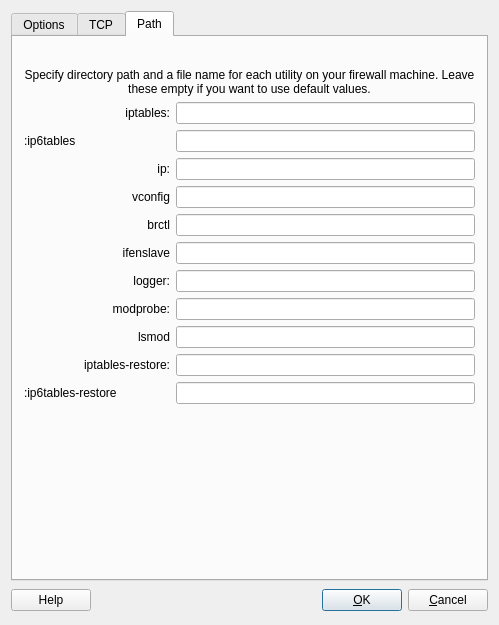
<?xml version="1.0" encoding="UTF-8"?>
<ui version="4.0">
 <class>ipcoposAdvancedDialog_q</class>
 <widget class="QDialog" name="ipcoposAdvancedDialog_q">
  <property name="windowModality">
   <enum>Qt::WindowModality::WindowModal</enum>
  </property>
  <property name="geometry">
   <rect>
    <x>0</x>
    <y>0</y>
    <width>499</width>
    <height>625</height>
   </rect>
  </property>
  <property name="windowTitle">
   <string>IPCOP: advanced settings</string>
  </property>
  <layout class="QGridLayout">
   <item row="0" column="0">
    <widget class="QTabWidget" name="tabWidget">
     <property name="tabShape">
      <enum>QTabWidget::TabShape::Rounded</enum>
     </property>
     <property name="currentIndex">
      <number>2</number>
     </property>
     <widget class="QWidget" name="tab0">
      <attribute name="title">
       <string>Options</string>
      </attribute>
      <layout class="QGridLayout">
       <item row="0" column="0" colspan="2">
        <spacer>
         <property name="orientation">
          <enum>Qt::Orientation::Vertical</enum>
         </property>
         <property name="sizeType">
          <enum>QSizePolicy::Policy::Fixed</enum>
         </property>
         <property name="sizeHint" stdset="0">
          <size>
           <width>20</width>
           <height>20</height>
          </size>
         </property>
        </spacer>
       </item>
       <item row="1" column="0" colspan="2">
        <widget class="QLabel" name="label368">
         <property name="text">
          <string>IPv4 Packet forwarding</string>
         </property>
         <property name="alignment">
          <set>Qt::AlignmentFlag::AlignRight|Qt::AlignmentFlag::AlignTrailing|Qt::AlignmentFlag::AlignVCenter</set>
         </property>
         <property name="wordWrap">
          <bool>false</bool>
         </property>
        </widget>
       </item>
       <item row="1" column="2">
        <widget class="QComboBox" name="linux24_ip_forward">
         <item>
          <property name="text">
           <string>No change</string>
          </property>
         </item>
         <item>
          <property name="text">
           <string>On</string>
          </property>
         </item>
         <item>
          <property name="text">
           <string>Off</string>
          </property>
         </item>
        </widget>
       </item>
       <item row="1" column="3" rowspan="7">
        <spacer>
         <property name="orientation">
          <enum>Qt::Orientation::Horizontal</enum>
         </property>
         <property name="sizeType">
          <enum>QSizePolicy::Policy::Expanding</enum>
         </property>
         <property name="sizeHint" stdset="0">
          <size>
           <width>40</width>
           <height>150</height>
          </size>
         </property>
        </spacer>
       </item>
       <item row="2" column="0" colspan="2">
        <widget class="QLabel" name="label368_2">
         <property name="text">
          <string>IPv6 Packet forwarding</string>
         </property>
         <property name="alignment">
          <set>Qt::AlignmentFlag::AlignRight|Qt::AlignmentFlag::AlignTrailing|Qt::AlignmentFlag::AlignVCenter</set>
         </property>
         <property name="wordWrap">
          <bool>false</bool>
         </property>
        </widget>
       </item>
       <item row="2" column="2">
        <widget class="QComboBox" name="linux24_ipv6_forward">
         <item>
          <property name="text">
           <string>No change</string>
          </property>
         </item>
         <item>
          <property name="text">
           <string>On</string>
          </property>
         </item>
         <item>
          <property name="text">
           <string>Off</string>
          </property>
         </item>
        </widget>
       </item>
       <item row="3" column="0" colspan="2">
        <widget class="QLabel" name="label369">
         <property name="text">
          <string>Kernel anti-spoofing protection</string>
         </property>
         <property name="alignment">
          <set>Qt::AlignmentFlag::AlignRight|Qt::AlignmentFlag::AlignTrailing|Qt::AlignmentFlag::AlignVCenter</set>
         </property>
         <property name="wordWrap">
          <bool>false</bool>
         </property>
        </widget>
       </item>
       <item row="3" column="2">
        <widget class="QComboBox" name="linux24_rp_filter">
         <item>
          <property name="text">
           <string>No change</string>
          </property>
         </item>
         <item>
          <property name="text">
           <string>On</string>
          </property>
         </item>
         <item>
          <property name="text">
           <string>Off</string>
          </property>
         </item>
        </widget>
       </item>
       <item row="4" column="0" colspan="2">
        <widget class="QLabel" name="label370">
         <property name="text">
          <string>Ignore broadcast pings</string>
         </property>
         <property name="alignment">
          <set>Qt::AlignmentFlag::AlignRight|Qt::AlignmentFlag::AlignTrailing|Qt::AlignmentFlag::AlignVCenter</set>
         </property>
         <property name="wordWrap">
          <bool>false</bool>
         </property>
        </widget>
       </item>
       <item row="4" column="2">
        <widget class="QComboBox" name="linux24_icmp_echo_ignore_broadcasts">
         <item>
          <property name="text">
           <string>No change</string>
          </property>
         </item>
         <item>
          <property name="text">
           <string>On</string>
          </property>
         </item>
         <item>
          <property name="text">
           <string>Off</string>
          </property>
         </item>
        </widget>
       </item>
       <item row="5" column="0" colspan="2">
        <widget class="QLabel" name="label386">
         <property name="text">
          <string>Ignore all pings</string>
         </property>
         <property name="alignment">
          <set>Qt::AlignmentFlag::AlignRight|Qt::AlignmentFlag::AlignTrailing|Qt::AlignmentFlag::AlignVCenter</set>
         </property>
         <property name="wordWrap">
          <bool>false</bool>
         </property>
        </widget>
       </item>
       <item row="5" column="2">
        <widget class="QComboBox" name="linux24_icmp_echo_ignore_all">
         <item>
          <property name="text">
           <string>No change</string>
          </property>
         </item>
         <item>
          <property name="text">
           <string>On</string>
          </property>
         </item>
         <item>
          <property name="text">
           <string>Off</string>
          </property>
         </item>
        </widget>
       </item>
       <item row="6" column="0" colspan="2">
        <widget class="QLabel" name="label371">
         <property name="text">
          <string>Accept source route</string>
         </property>
         <property name="alignment">
          <set>Qt::AlignmentFlag::AlignRight|Qt::AlignmentFlag::AlignTrailing|Qt::AlignmentFlag::AlignVCenter</set>
         </property>
         <property name="wordWrap">
          <bool>false</bool>
         </property>
        </widget>
       </item>
       <item row="6" column="2">
        <widget class="QComboBox" name="linux24_accept_source_route">
         <item>
          <property name="text">
           <string>No change</string>
          </property>
         </item>
         <item>
          <property name="text">
           <string>On</string>
          </property>
         </item>
         <item>
          <property name="text">
           <string>Off</string>
          </property>
         </item>
        </widget>
       </item>
       <item row="7" column="0" colspan="2">
        <widget class="QLabel" name="label373">
         <property name="text">
          <string>Accept ICMP redirects</string>
         </property>
         <property name="alignment">
          <set>Qt::AlignmentFlag::AlignRight|Qt::AlignmentFlag::AlignTrailing|Qt::AlignmentFlag::AlignVCenter</set>
         </property>
         <property name="wordWrap">
          <bool>false</bool>
         </property>
        </widget>
       </item>
       <item row="7" column="2">
        <widget class="QComboBox" name="linux24_accept_redirects">
         <item>
          <property name="text">
           <string>No change</string>
          </property>
         </item>
         <item>
          <property name="text">
           <string>On</string>
          </property>
         </item>
         <item>
          <property name="text">
           <string>Off</string>
          </property>
         </item>
        </widget>
       </item>
       <item row="8" column="0" colspan="2">
        <widget class="QLabel" name="label374">
         <property name="text">
          <string>Ignore bogus ICMP errors</string>
         </property>
         <property name="alignment">
          <set>Qt::AlignmentFlag::AlignRight|Qt::AlignmentFlag::AlignTrailing|Qt::AlignmentFlag::AlignVCenter</set>
         </property>
         <property name="wordWrap">
          <bool>false</bool>
         </property>
        </widget>
       </item>
       <item row="8" column="2">
        <widget class="QComboBox" name="linux24_icmp_ignore_bogus_error_responses">
         <item>
          <property name="text">
           <string>No change</string>
          </property>
         </item>
         <item>
          <property name="text">
           <string>On</string>
          </property>
         </item>
         <item>
          <property name="text">
           <string>Off</string>
          </property>
         </item>
        </widget>
       </item>
       <item row="9" column="0" colspan="2">
        <widget class="QLabel" name="label375">
         <property name="text">
          <string>Allow dynamic addresses</string>
         </property>
         <property name="alignment">
          <set>Qt::AlignmentFlag::AlignRight|Qt::AlignmentFlag::AlignTrailing|Qt::AlignmentFlag::AlignVCenter</set>
         </property>
         <property name="wordWrap">
          <bool>false</bool>
         </property>
        </widget>
       </item>
       <item row="9" column="2">
        <widget class="QComboBox" name="linux24_ip_dynaddr">
         <item>
          <property name="text">
           <string>No change</string>
          </property>
         </item>
         <item>
          <property name="text">
           <string>On</string>
          </property>
         </item>
         <item>
          <property name="text">
           <string>Off</string>
          </property>
         </item>
        </widget>
       </item>
       <item row="10" column="0">
        <spacer>
         <property name="orientation">
          <enum>Qt::Orientation::Horizontal</enum>
         </property>
         <property name="sizeType">
          <enum>QSizePolicy::Policy::Fixed</enum>
         </property>
         <property name="sizeHint" stdset="0">
          <size>
           <width>141</width>
           <height>21</height>
          </size>
         </property>
        </spacer>
       </item>
       <item row="10" column="1">
        <widget class="QLabel" name="label380">
         <property name="text">
          <string>Log martians</string>
         </property>
         <property name="alignment">
          <set>Qt::AlignmentFlag::AlignRight|Qt::AlignmentFlag::AlignTrailing|Qt::AlignmentFlag::AlignVCenter</set>
         </property>
         <property name="wordWrap">
          <bool>false</bool>
         </property>
        </widget>
       </item>
       <item row="10" column="2">
        <widget class="QComboBox" name="linux24_log_martians">
         <property name="whatsThis">
          <string comment="whats this comment">whats this text</string>
         </property>
         <item>
          <property name="text">
           <string>No change</string>
          </property>
         </item>
         <item>
          <property name="text">
           <string>On</string>
          </property>
         </item>
         <item>
          <property name="text">
           <string>Off</string>
          </property>
         </item>
        </widget>
       </item>
       <item row="11" column="2">
        <spacer>
         <property name="orientation">
          <enum>Qt::Orientation::Vertical</enum>
         </property>
         <property name="sizeType">
          <enum>QSizePolicy::Policy::Expanding</enum>
         </property>
         <property name="sizeHint" stdset="0">
          <size>
           <width>93</width>
           <height>21</height>
          </size>
         </property>
        </spacer>
       </item>
      </layout>
     </widget>
     <widget class="QWidget" name="tab1">
      <attribute name="title">
       <string>TCP</string>
      </attribute>
      <layout class="QGridLayout">
       <property name="margin" stdset="0">
        <number>6</number>
       </property>
       <item row="1" column="0" colspan="4">
        <widget class="QLabel" name="network_tab_txt2">
         <property name="text">
          <string>These parameters make sense for connections to or from the firewall host</string>
         </property>
         <property name="alignment">
          <set>Qt::AlignmentFlag::AlignCenter</set>
         </property>
         <property name="wordWrap">
          <bool>true</bool>
         </property>
        </widget>
       </item>
       <item row="0" column="1">
        <spacer>
         <property name="orientation">
          <enum>Qt::Orientation::Vertical</enum>
         </property>
         <property name="sizeType">
          <enum>QSizePolicy::Policy::Fixed</enum>
         </property>
         <property name="sizeHint" stdset="0">
          <size>
           <width>20</width>
           <height>20</height>
          </size>
         </property>
        </spacer>
       </item>
       <item row="10" column="2">
        <spacer>
         <property name="orientation">
          <enum>Qt::Orientation::Vertical</enum>
         </property>
         <property name="sizeType">
          <enum>QSizePolicy::Policy::Expanding</enum>
         </property>
         <property name="sizeHint" stdset="0">
          <size>
           <width>20</width>
           <height>30</height>
          </size>
         </property>
        </spacer>
       </item>
       <item row="2" column="3" rowspan="3">
        <spacer>
         <property name="orientation">
          <enum>Qt::Orientation::Horizontal</enum>
         </property>
         <property name="sizeType">
          <enum>QSizePolicy::Policy::Expanding</enum>
         </property>
         <property name="sizeHint" stdset="0">
          <size>
           <width>100</width>
           <height>50</height>
          </size>
         </property>
        </spacer>
       </item>
       <item row="10" column="0">
        <spacer>
         <property name="orientation">
          <enum>Qt::Orientation::Horizontal</enum>
         </property>
         <property name="sizeType">
          <enum>QSizePolicy::Policy::Fixed</enum>
         </property>
         <property name="sizeHint" stdset="0">
          <size>
           <width>150</width>
           <height>20</height>
          </size>
         </property>
        </spacer>
       </item>
       <item row="2" column="1" colspan="2">
        <widget class="QSpinBox" name="linux24_tcp_fin_timeout">
         <property name="minimum">
          <number>0</number>
         </property>
         <property name="maximum">
          <number>1000</number>
         </property>
         <property name="value">
          <number>30</number>
         </property>
        </widget>
       </item>
       <item row="3" column="1" colspan="2">
        <widget class="QSpinBox" name="linux24_tcp_keepalive_interval">
         <property name="minimum">
          <number>0</number>
         </property>
         <property name="maximum">
          <number>10000</number>
         </property>
         <property name="value">
          <number>1800</number>
         </property>
        </widget>
       </item>
       <item row="4" column="1" colspan="2">
        <widget class="QComboBox" name="linux24_tcp_window_scaling">
         <item>
          <property name="text">
           <string>No change</string>
          </property>
         </item>
         <item>
          <property name="text">
           <string>On</string>
          </property>
         </item>
         <item>
          <property name="text">
           <string>Off</string>
          </property>
         </item>
        </widget>
       </item>
       <item row="5" column="1" colspan="2">
        <widget class="QComboBox" name="linux24_tcp_sack">
         <item>
          <property name="text">
           <string>No change</string>
          </property>
         </item>
         <item>
          <property name="text">
           <string>On</string>
          </property>
         </item>
         <item>
          <property name="text">
           <string>Off</string>
          </property>
         </item>
        </widget>
       </item>
       <item row="6" column="1" colspan="2">
        <widget class="QComboBox" name="linux24_tcp_fack">
         <item>
          <property name="text">
           <string>No change</string>
          </property>
         </item>
         <item>
          <property name="text">
           <string>On</string>
          </property>
         </item>
         <item>
          <property name="text">
           <string>Off</string>
          </property>
         </item>
        </widget>
       </item>
       <item row="7" column="1" colspan="2">
        <widget class="QComboBox" name="linux24_tcp_ecn">
         <item>
          <property name="text">
           <string>No change</string>
          </property>
         </item>
         <item>
          <property name="text">
           <string>On</string>
          </property>
         </item>
         <item>
          <property name="text">
           <string>Off</string>
          </property>
         </item>
        </widget>
       </item>
       <item row="8" column="1" colspan="2">
        <widget class="QComboBox" name="linux24_tcp_syncookies">
         <item>
          <property name="text">
           <string>No change</string>
          </property>
         </item>
         <item>
          <property name="text">
           <string>On</string>
          </property>
         </item>
         <item>
          <property name="text">
           <string>Off</string>
          </property>
         </item>
        </widget>
       </item>
       <item row="9" column="1" colspan="2">
        <widget class="QComboBox" name="linux24_tcp_timestamps">
         <item>
          <property name="text">
           <string>No change</string>
          </property>
         </item>
         <item>
          <property name="text">
           <string>On</string>
          </property>
         </item>
         <item>
          <property name="text">
           <string>Off</string>
          </property>
         </item>
        </widget>
       </item>
       <item row="5" column="0">
        <widget class="QLabel" name="label379">
         <property name="text">
          <string>TCP sack</string>
         </property>
         <property name="alignment">
          <set>Qt::AlignmentFlag::AlignRight|Qt::AlignmentFlag::AlignTrailing|Qt::AlignmentFlag::AlignVCenter</set>
         </property>
         <property name="wordWrap">
          <bool>false</bool>
         </property>
        </widget>
       </item>
       <item row="4" column="0">
        <widget class="QLabel" name="label378">
         <property name="text">
          <string>TCP window scaling</string>
         </property>
         <property name="alignment">
          <set>Qt::AlignmentFlag::AlignRight|Qt::AlignmentFlag::AlignTrailing|Qt::AlignmentFlag::AlignVCenter</set>
         </property>
         <property name="wordWrap">
          <bool>false</bool>
         </property>
        </widget>
       </item>
       <item row="7" column="0">
        <widget class="QLabel" name="label383">
         <property name="text">
          <string>TCP ECN</string>
         </property>
         <property name="alignment">
          <set>Qt::AlignmentFlag::AlignRight|Qt::AlignmentFlag::AlignTrailing|Qt::AlignmentFlag::AlignVCenter</set>
         </property>
         <property name="wordWrap">
          <bool>false</bool>
         </property>
        </widget>
       </item>
       <item row="8" column="0">
        <widget class="QLabel" name="label372">
         <property name="text">
          <string>TCP SYN cookies</string>
         </property>
         <property name="alignment">
          <set>Qt::AlignmentFlag::AlignRight|Qt::AlignmentFlag::AlignTrailing|Qt::AlignmentFlag::AlignVCenter</set>
         </property>
         <property name="wordWrap">
          <bool>false</bool>
         </property>
        </widget>
       </item>
       <item row="3" column="0">
        <widget class="QLabel" name="label377">
         <property name="text">
          <string>TCP keepalive time (sec)</string>
         </property>
         <property name="alignment">
          <set>Qt::AlignmentFlag::AlignRight|Qt::AlignmentFlag::AlignTrailing|Qt::AlignmentFlag::AlignVCenter</set>
         </property>
         <property name="wordWrap">
          <bool>false</bool>
         </property>
        </widget>
       </item>
       <item row="6" column="0">
        <widget class="QLabel" name="label384">
         <property name="text">
          <string>TCP fack</string>
         </property>
         <property name="alignment">
          <set>Qt::AlignmentFlag::AlignRight|Qt::AlignmentFlag::AlignTrailing|Qt::AlignmentFlag::AlignVCenter</set>
         </property>
         <property name="wordWrap">
          <bool>false</bool>
         </property>
        </widget>
       </item>
       <item row="9" column="0">
        <widget class="QLabel" name="label385">
         <property name="text">
          <string>TCP timestamps</string>
         </property>
         <property name="alignment">
          <set>Qt::AlignmentFlag::AlignRight|Qt::AlignmentFlag::AlignTrailing|Qt::AlignmentFlag::AlignVCenter</set>
         </property>
         <property name="wordWrap">
          <bool>false</bool>
         </property>
        </widget>
       </item>
       <item row="2" column="0">
        <widget class="QLabel" name="label376">
         <property name="text">
          <string>TCP FIN timeout (sec)</string>
         </property>
         <property name="alignment">
          <set>Qt::AlignmentFlag::AlignRight|Qt::AlignmentFlag::AlignTrailing|Qt::AlignmentFlag::AlignVCenter</set>
         </property>
         <property name="wordWrap">
          <bool>false</bool>
         </property>
        </widget>
       </item>
      </layout>
     </widget>
     <widget class="QWidget" name="tab2">
      <attribute name="title">
       <string>Path</string>
      </attribute>
      <layout class="QGridLayout" name="gridLayout_123">
       <item row="0" column="1">
        <spacer>
         <property name="orientation">
          <enum>Qt::Orientation::Vertical</enum>
         </property>
         <property name="sizeType">
          <enum>QSizePolicy::Policy::Fixed</enum>
         </property>
         <property name="sizeHint" stdset="0">
          <size>
           <width>20</width>
           <height>20</height>
          </size>
         </property>
        </spacer>
       </item>
       <item row="1" column="0" colspan="3">
        <widget class="QLabel" name="label456">
         <property name="text">
          <string>Specify directory path and a file name for each utility on your firewall machine. Leave these empty if you want to use default values.</string>
         </property>
         <property name="alignment">
          <set>Qt::AlignmentFlag::AlignCenter</set>
         </property>
         <property name="wordWrap">
          <bool>true</bool>
         </property>
        </widget>
       </item>
       <item row="2" column="0">
        <widget class="QLabel" name="label453">
         <property name="text">
          <string>iptables:</string>
         </property>
         <property name="alignment">
          <set>Qt::AlignmentFlag::AlignRight|Qt::AlignmentFlag::AlignTrailing|Qt::AlignmentFlag::AlignVCenter</set>
         </property>
         <property name="wordWrap">
          <bool>false</bool>
         </property>
        </widget>
       </item>
       <item row="2" column="1" colspan="2">
        <widget class="QLineEdit" name="linux24_path_iptables"/>
       </item>
       <item row="3" column="0">
        <widget class="QLabel" name="label">
         <property name="layoutDirection">
          <enum>Qt::LayoutDirection::RightToLeft</enum>
         </property>
         <property name="text">
          <string>:ip6tables</string>
         </property>
        </widget>
       </item>
       <item row="3" column="1" colspan="2">
        <widget class="QLineEdit" name="linux24_path_ip6tables"/>
       </item>
       <item row="4" column="0">
        <widget class="QLabel" name="label454">
         <property name="text">
          <string>ip:</string>
         </property>
         <property name="alignment">
          <set>Qt::AlignmentFlag::AlignRight|Qt::AlignmentFlag::AlignTrailing|Qt::AlignmentFlag::AlignVCenter</set>
         </property>
         <property name="wordWrap">
          <bool>false</bool>
         </property>
        </widget>
       </item>
       <item row="4" column="1" colspan="2">
        <widget class="QLineEdit" name="linux24_path_ip"/>
       </item>
       <item row="5" column="0">
        <widget class="QLabel" name="label455_3">
         <property name="text">
          <string>vconfig</string>
         </property>
         <property name="alignment">
          <set>Qt::AlignmentFlag::AlignRight|Qt::AlignmentFlag::AlignTrailing|Qt::AlignmentFlag::AlignVCenter</set>
         </property>
         <property name="wordWrap">
          <bool>false</bool>
         </property>
        </widget>
       </item>
       <item row="5" column="1" colspan="2">
        <widget class="QLineEdit" name="linux24_path_vconfig"/>
       </item>
       <item row="6" column="0">
        <widget class="QLabel" name="label455_4">
         <property name="text">
          <string>brctl</string>
         </property>
         <property name="alignment">
          <set>Qt::AlignmentFlag::AlignRight|Qt::AlignmentFlag::AlignTrailing|Qt::AlignmentFlag::AlignVCenter</set>
         </property>
         <property name="wordWrap">
          <bool>false</bool>
         </property>
        </widget>
       </item>
       <item row="6" column="1" colspan="2">
        <widget class="QLineEdit" name="linux24_path_brctl"/>
       </item>
       <item row="7" column="0">
        <widget class="QLabel" name="label455_2">
         <property name="text">
          <string>ifenslave</string>
         </property>
         <property name="alignment">
          <set>Qt::AlignmentFlag::AlignRight|Qt::AlignmentFlag::AlignTrailing|Qt::AlignmentFlag::AlignVCenter</set>
         </property>
         <property name="wordWrap">
          <bool>false</bool>
         </property>
        </widget>
       </item>
       <item row="7" column="1" colspan="2">
        <widget class="QLineEdit" name="linux24_path_ifenslave"/>
       </item>
       <item row="8" column="0">
        <widget class="QLabel" name="label455">
         <property name="text">
          <string>logger:</string>
         </property>
         <property name="alignment">
          <set>Qt::AlignmentFlag::AlignRight|Qt::AlignmentFlag::AlignTrailing|Qt::AlignmentFlag::AlignVCenter</set>
         </property>
         <property name="wordWrap">
          <bool>false</bool>
         </property>
        </widget>
       </item>
       <item row="8" column="1" colspan="2">
        <widget class="QLineEdit" name="linux24_path_logger"/>
       </item>
       <item row="9" column="0">
        <widget class="QLabel" name="label458">
         <property name="text">
          <string>modprobe:</string>
         </property>
         <property name="alignment">
          <set>Qt::AlignmentFlag::AlignRight|Qt::AlignmentFlag::AlignTrailing|Qt::AlignmentFlag::AlignVCenter</set>
         </property>
         <property name="wordWrap">
          <bool>false</bool>
         </property>
        </widget>
       </item>
       <item row="9" column="1" colspan="2">
        <widget class="QLineEdit" name="linux24_path_modprobe"/>
       </item>
       <item row="10" column="0">
        <widget class="QLabel" name="label459">
         <property name="text">
          <string>lsmod</string>
         </property>
         <property name="alignment">
          <set>Qt::AlignmentFlag::AlignRight|Qt::AlignmentFlag::AlignTrailing|Qt::AlignmentFlag::AlignVCenter</set>
         </property>
         <property name="wordWrap">
          <bool>false</bool>
         </property>
        </widget>
       </item>
       <item row="10" column="1" colspan="2">
        <widget class="QLineEdit" name="linux24_path_lsmod"/>
       </item>
       <item row="11" column="0">
        <widget class="QLabel" name="label453_2">
         <property name="text">
          <string>iptables-restore:</string>
         </property>
         <property name="alignment">
          <set>Qt::AlignmentFlag::AlignRight|Qt::AlignmentFlag::AlignTrailing|Qt::AlignmentFlag::AlignVCenter</set>
         </property>
         <property name="wordWrap">
          <bool>false</bool>
         </property>
        </widget>
       </item>
       <item row="11" column="1" colspan="2">
        <widget class="QLineEdit" name="linux24_path_iptables_restore"/>
       </item>
       <item row="12" column="0">
        <widget class="QLabel" name="label_2">
         <property name="layoutDirection">
          <enum>Qt::LayoutDirection::RightToLeft</enum>
         </property>
         <property name="text">
          <string>:ip6tables-restore</string>
         </property>
        </widget>
       </item>
       <item row="12" column="1" colspan="2">
        <widget class="QLineEdit" name="linux24_path_ip6tables_restore"/>
       </item>
       <item row="13" column="2">
        <spacer>
         <property name="orientation">
          <enum>Qt::Orientation::Vertical</enum>
         </property>
         <property name="sizeType">
          <enum>QSizePolicy::Policy::Expanding</enum>
         </property>
         <property name="sizeHint" stdset="0">
          <size>
           <width>20</width>
           <height>60</height>
          </size>
         </property>
        </spacer>
       </item>
      </layout>
     </widget>
    </widget>
   </item>
   <item row="1" column="0">
    <layout class="QHBoxLayout">
     <item>
      <widget class="QPushButton" name="buttonHelp">
       <property name="text">
        <string>Help</string>
       </property>
      </widget>
     </item>
     <item>
      <spacer>
       <property name="orientation">
        <enum>Qt::Orientation::Horizontal</enum>
       </property>
       <property name="sizeType">
        <enum>QSizePolicy::Policy::Expanding</enum>
       </property>
       <property name="sizeHint" stdset="0">
        <size>
         <width>151</width>
         <height>27</height>
        </size>
       </property>
      </spacer>
     </item>
     <item>
      <widget class="QPushButton" name="buttonOk">
       <property name="text">
        <string>&amp;OK</string>
       </property>
       <property name="shortcut">
        <string/>
       </property>
       <property name="autoDefault">
        <bool>true</bool>
       </property>
       <property name="default">
        <bool>true</bool>
       </property>
      </widget>
     </item>
     <item>
      <widget class="QPushButton" name="buttonCancel">
       <property name="text">
        <string>&amp;Cancel</string>
       </property>
       <property name="shortcut">
        <string/>
       </property>
       <property name="autoDefault">
        <bool>true</bool>
       </property>
      </widget>
     </item>
    </layout>
   </item>
  </layout>
 </widget>
 <layoutdefault spacing="6" margin="11"/>
 <tabstops>
  <tabstop>linux24_ip_forward</tabstop>
  <tabstop>linux24_ipv6_forward</tabstop>
  <tabstop>linux24_rp_filter</tabstop>
  <tabstop>linux24_icmp_echo_ignore_broadcasts</tabstop>
  <tabstop>linux24_icmp_echo_ignore_all</tabstop>
  <tabstop>linux24_accept_source_route</tabstop>
  <tabstop>linux24_accept_redirects</tabstop>
  <tabstop>linux24_icmp_ignore_bogus_error_responses</tabstop>
  <tabstop>linux24_ip_dynaddr</tabstop>
  <tabstop>linux24_log_martians</tabstop>
  <tabstop>buttonOk</tabstop>
  <tabstop>buttonCancel</tabstop>
  <tabstop>linux24_tcp_fin_timeout</tabstop>
  <tabstop>linux24_tcp_keepalive_interval</tabstop>
  <tabstop>linux24_tcp_window_scaling</tabstop>
  <tabstop>linux24_tcp_sack</tabstop>
  <tabstop>linux24_tcp_fack</tabstop>
  <tabstop>linux24_tcp_ecn</tabstop>
  <tabstop>linux24_tcp_syncookies</tabstop>
  <tabstop>linux24_tcp_timestamps</tabstop>
  <tabstop>linux24_path_iptables</tabstop>
  <tabstop>linux24_path_ip6tables</tabstop>
  <tabstop>linux24_path_ip</tabstop>
  <tabstop>linux24_path_vconfig</tabstop>
  <tabstop>linux24_path_brctl</tabstop>
  <tabstop>linux24_path_ifenslave</tabstop>
  <tabstop>linux24_path_logger</tabstop>
  <tabstop>linux24_path_modprobe</tabstop>
  <tabstop>linux24_path_lsmod</tabstop>
  <tabstop>linux24_path_iptables_restore</tabstop>
  <tabstop>linux24_path_ip6tables_restore</tabstop>
  <tabstop>tabWidget</tabstop>
  <tabstop>buttonHelp</tabstop>
 </tabstops>
 <resources/>
 <connections>
  <connection>
   <sender>buttonCancel</sender>
   <signal>clicked()</signal>
   <receiver>ipcoposAdvancedDialog_q</receiver>
   <slot>reject()</slot>
   <hints>
    <hint type="sourcelabel">
     <x>395</x>
     <y>447</y>
    </hint>
    <hint type="destinationlabel">
     <x>223</x>
     <y>239</y>
    </hint>
   </hints>
  </connection>
  <connection>
   <sender>buttonOk</sender>
   <signal>clicked()</signal>
   <receiver>ipcoposAdvancedDialog_q</receiver>
   <slot>accept()</slot>
   <hints>
    <hint type="sourcelabel">
     <x>314</x>
     <y>447</y>
    </hint>
    <hint type="destinationlabel">
     <x>223</x>
     <y>239</y>
    </hint>
   </hints>
  </connection>
  <connection>
   <sender>buttonHelp</sender>
   <signal>clicked()</signal>
   <receiver>ipcoposAdvancedDialog_q</receiver>
   <slot>help()</slot>
   <hints>
    <hint type="sourcelabel">
     <x>47</x>
     <y>447</y>
    </hint>
    <hint type="destinationlabel">
     <x>223</x>
     <y>239</y>
    </hint>
   </hints>
  </connection>
 </connections>
 <slots>
  <slot>help()</slot>
 </slots>
</ui>
